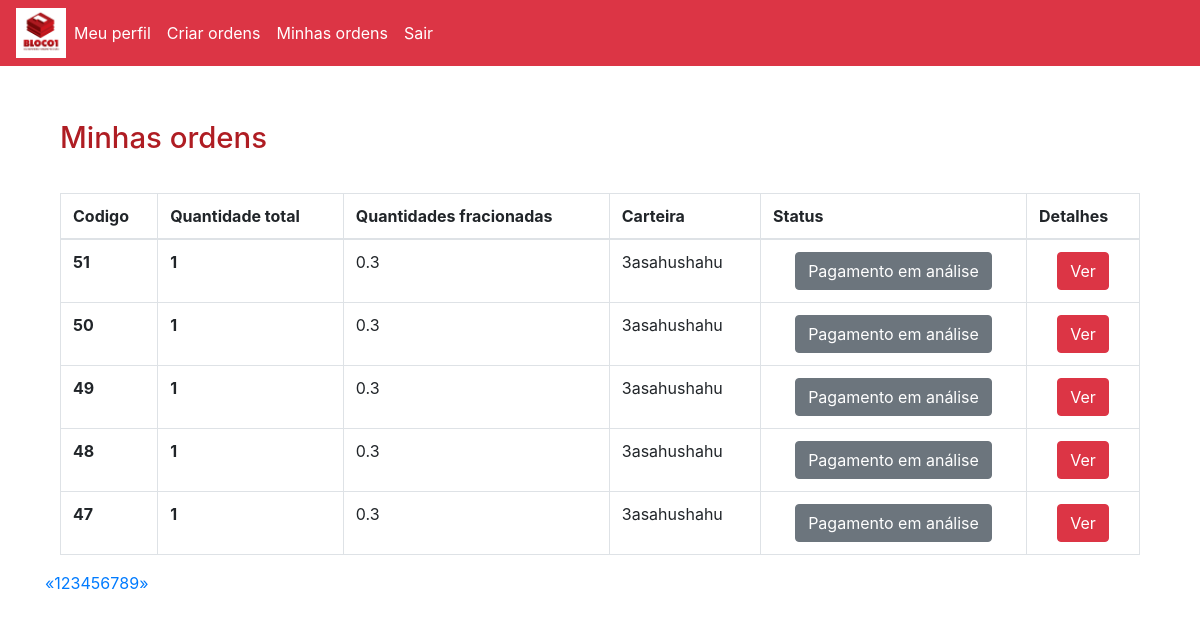
Page /telas/minhas_ordens.php?pagina=2 (signed in) on the committed database.
### tables this page shows
CREATE TABLE `ordens` (
  `cod` int(11) NOT NULL,
  `valor_total` varchar(30) NOT NULL,
  `quantidade` varchar(20) NOT NULL,
  `carteira` varchar(150) NOT NULL,
  `tipo` varchar(50) NOT NULL,
  `nome` varchar(50) NOT NULL,
  `tamanho` varchar(50) NOT NULL,
  `email` varchar(50) NOT NULL,
  `valor_compra` varchar(20) NOT NULL,
  `valor_venda` varchar(20) NOT NULL,
  `valor_ordem` varchar(20) NOT NULL,
  `data` date NOT NULL,
  `hora` varchar(10) NOT NULL,
  `status` int(11) NOT NULL
);

### Telas/sessao.php (called while the page is built, shortened)
<?php
$nivel=$_SESSION['nivel'];
if($nivel == 2 || $nivel == 3){
    $logado = $_SESSION['email'];
}else{
    $logado = $_SESSION['email'];
    $nivel=$_SESSION['nivel'];
}
?>

### Telas/minhas_ordens.php (the view, shortened to what this page needs)
<?php
 include "../Telas/sessao.php";
 include "../Back/conexao.php";
 include "menu.php";
?>
<?php
$pagina = (isset($_GET['pagina']))? $_GET['pagina'] : 1;
$result_produtos = "SELECT * FROM ordens where email = '$logado'";
$resultado_produtos = mysqli_query($link, $result_produtos);
$total_produtos = mysqli_num_rows($resultado_produtos);
$quantidade_pg = 5;
$num_pagina = ceil($total_produtos/$quantidade_pg);
$inicio = ($quantidade_pg*$pagina)-$quantidade_pg;
				$pagina_anterior = $pagina - 1;
				$pagina_posterior = $pagina + 1;
			?>
<div class="container">
    <div class="col-md-12">
        <h2 class="espaco-padrao">Minhas ordens </h2>
</div>
<div class="col-md-12">
<table class="table table-bordered">
  <thead>
    <tr>
      <th scope="col">Codigo</th>
      <th scope="col">Quantidade total</th>
      <th scope="col">Quantidades fracionadas</th>
      <th scope="col">Carteira</th>
      <th scope="col">Status</th>
      <th scope="col">Detalhes</th>
    </tr>
  </thead>
  <tbody>
    <tr>
        <?php
        $consulta = "SELECT * FROM ordens where email = '$logado' order by cod desc limit $inicio,$quantidade_pg ";
        $resultado = mysqli_query($link,$consulta);
        foreach ($resultado as $rows){
            $codigo = $rows['cod'];
            $valor_total = $rows['valor_total'];
            $quantidade = $rows['quantidade'];
            $carteira = $rows['carteira'];
            $status = $rows['status'];
            ?>
        <div class="col-md-12">
            <div class="row">
      <th scope="row"><?php echo $codigo?></th>
            </div>
        </div>
        <div class="col-md-12">
            <div class="row">
      <th scope="row"><?php echo $valor_total?></th>
            </div>
        </div>
        <div class="col-md-12">
            <div class="row">
      <td><?php echo  $quantidade ?></td>
            </div>
        </div>
        <div class="col-md-12">
            <div class="row">
      <td><?php echo $carteira ?></td>
            </div>
        </div>
        <div class="col-md-12">
            <div class="row">
      <td align="center"><?php
      if ($status == 0){
        echo "<button type='button' align='center' class='btn btn-secondary'>Pagamento em análise</button>";
      }elseif($status == 1){
        echo "<button type='button' align='center' class='btn btn-warning'>Pagamento aprovado</button>";
     }elseif($status == 2){
        echo "<button type='button' align='center' class='btn btn-danger'>Pagamento reprovado</button>";
      }elseif($status == 3){
        echo "<button type='button' align='center' class='btn btn-dark'>Processando</button>";
      }else{
        echo "<button type='button' align='center' class='btn btn-success'>Ordem concluída</button>";
      }
       ?></td>
       </div>
        </div>
        <div class="col-md-12">
            <div class="row">
       <td align='center'><a href="../adm/ordens.php?cod= <?=$codigo;?>"><button type="button" class="btn btn-danger">Ver</button></a></td>
            </div>
        </div>
    </tr>
         <?php
        }
        ?>
        </tbody>
</table>
    </div>
					<nav class="text-center">
				<ul class="pagination">
					<li>
						<?php
						if($pagina_anterior != 0){ ?>
							<a class='pagina' href="minhas_ordens.php?pagina=<?php echo $pagina_anterior; ?>" aria-label="Previous">
								<span aria-hidden="true">&laquo;</span>
							</a>
						<?php }else{ ?>
							<span aria-hidden="true">&laquo;</span>
					<?php }  ?>
					</li>
					<?php
					for($i = 1; $i < $num_pagina + 1; $i++){ ?>
						<li><a class='pagina' href="minhas_ordens.php?pagina=<?php echo $i; ?>"><?php echo $i; ?></a></li>
					<?php } ?>
					<li>
						<?php
						if($pagina_posterior <= $num_pagina){ ?>
							<a class='pagina' href="minhas_odens.php?pagina=<?php echo $pagina_posterior; ?>" aria-label="Previous">
								<span aria-hidden="true">&raquo;</span>
							</a>
						<?php }else{ ?>
							<span aria-hidden="true">&raquo;</span>
					<?php }  ?>
					</li>
				</ul>
			</nav>
		</div>

### style/style.css (style rules this page uses)
.espaco-padrao { margin-top:5%!important; }
h2 { color:#AF1D23!important; font-size:22pt; }
.table { overflow: scroll!important; }

### rows in the picture
ordens: cod "51", valor_total "1", quantidade "0.3", carteira "3asahushahu", status "Pagamento em análise"
ordens: cod "50", valor_total "1", quantidade "0.3", carteira "3asahushahu", status "Pagamento em análise"
ordens: cod "49", valor_total "1", quantidade "0.3", carteira "3asahushahu", status "Pagamento em análise"
ordens: cod "48", valor_total "1", quantidade "0.3", carteira "3asahushahu", status "Pagamento em análise"
ordens: cod "47", valor_total "1", quantidade "0.3", carteira "3asahushahu", status "Pagamento em análise"
